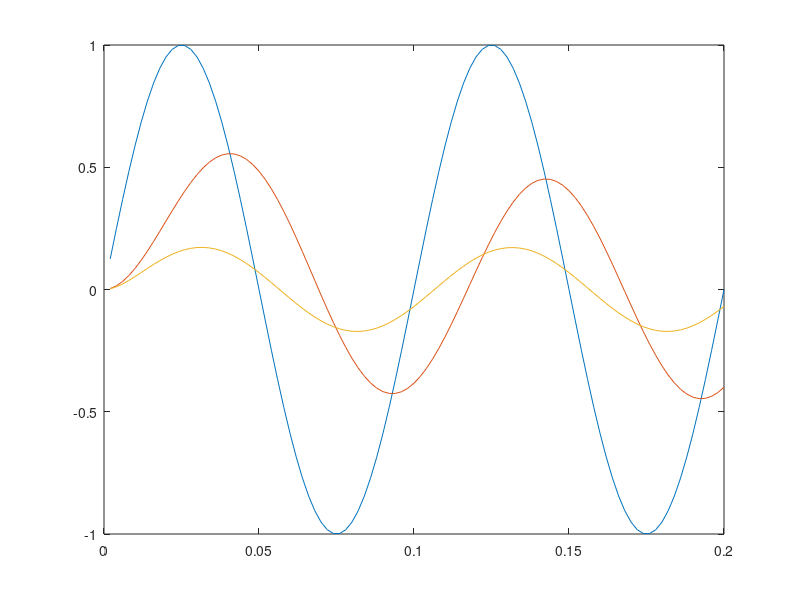

The MATLAB source for this figure:
% Author: Enrico Caruso

% 1st-order Butterworth - fc 10 Hz at fs 1000 Hz
nmax = 100;
n = (1:nmax);
fs = 500;
f = 10;
t = n / fs;
x = sin(2*pi*f*n/fs);

% real coefficients (butter(1,0.02)
a0 = 0.0305; 
a1 = a0;
b0 = 1;
b1 = -0.9391;
x1 = 0; y1 = 0;
for i = 1:nmax
    x0 = x(i);
    y0 = a0 * x0 + a1 * x1 - b1 * y1;
    y(i) = y0;
    x1 = x0; y1 = y0;
end;

% 14 bits fraction
a0 = 500; 
a1 = a0;
b0 = 16384;
b1 = -15386;
x1 = 0; y1 = 0;
for i = 1:nmax
    x0 = x(i);
    y0 = (a0 * x0 + a1 * x1 - b1 * y1) / 16384;
    y(i) = y0;
    x1 = x0; y1 = y0;
end;

% 14 bits fraction, approximated to powers of 2
% a0 = 256 + 128 + 64 + 32; % 480
% a0 = 256 + 128 + 64; % 448
a0 = 256 + 128; % 384
a1 = a0;
b0 = 16384;
% b1 = -(8192 + 4096 + 2048 + 1024); % 15360
% b1 = -(8192 + 4096 + 2048); % 14336
b1 = -(8192 + 4096); % 12288
x1 = 0; y1 = 0;
for i = 1:nmax
    x0 = x(i);
    y0 = (a0 * x0 + a1 * x1 - b1 * y1) / 16384;
    z(i) = y0;
    x1 = x0; y1 = y0;
end;
figure ; plot(t,[x',y',z']);
